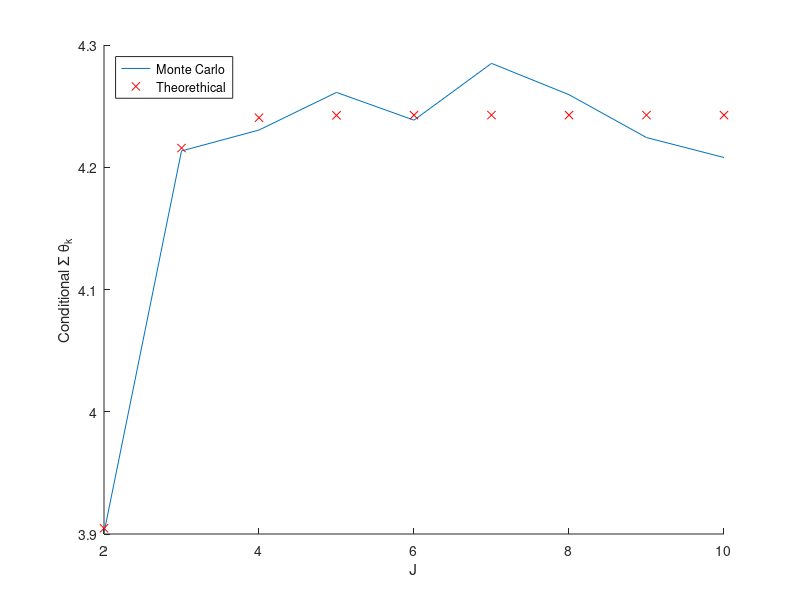

The MATLAB source for this figure:
clear all
close all
clc

S = 1000;
T = 0.4;
sigma_x = 4;

trials = 1000;
J = 2:1:10;

sums = zeros(trials,1);
N = zeros(trials,1);
sum_means = zeros(length(J),1);
N_mean = zeros(length(J),1);
for j = 1:length(J),
    for n = 1:trials,
        X = abs(sigma_x*randn(S,J(j)));
        res = sum(abs(X(:, 1:J(j)-1)) > T, 2) > 0;
        res =  res .* (abs(X(:,J(j))) < T);
        sums(n) = sum(X(res == 1,J(j)).^2);
        N(n) = sum(res);
        X(res==1,J(j));
    end
    N_mean(j) = mean(N);
    sum_means(j) = mean(sums);
end

% plot(J,sum_means)
% ylabel('Conditional \Sigma \theta_k')
% xlabel('J')
% figure
% plot(J,N_mean)
% xlabel('J')

% sum(res)/S
p1 = normcdf(T, 0, sigma_x) - normcdf(-T, 0, sigma_x);
p = (p1*(1-p1.^(J-1)));

phi = @(x) exp(-0.5*x.^2)/sqrt(2*pi);

E_theta_theo = sigma_x^2*(1 - 2*(T/sigma_x)*phi(T/sigma_x)/p1);

sum_theo = p*S*E_theta_theo;


figure, hold on
plot(J,sum_means), plot(J,sum_theo,'rx')
ylabel('Conditional \Sigma \theta_k')
xlabel('J')
legend('Monte Carlo', 'Theorethical','Location','NorthWest')
% figure
% plot(J,N_mean)
% xlabel('J')



% clc 
% T = 0.4;
% J = 3;
% X = randn(50,J)
% res_1 = sum(abs(X(:, 1:J-1)) > T, 2) > 0;
% res_2 = abs(X(:,J)) < T;
% res_3 = res_1 .* res_2;
% 
% res = sum(abs(X(:, 1:J-1)) > T, 2) > 0;
% res = res .* (abs(X(:,J)) < T);
% 
% [res_1 res_2 res_3 res]
% sum(res)
